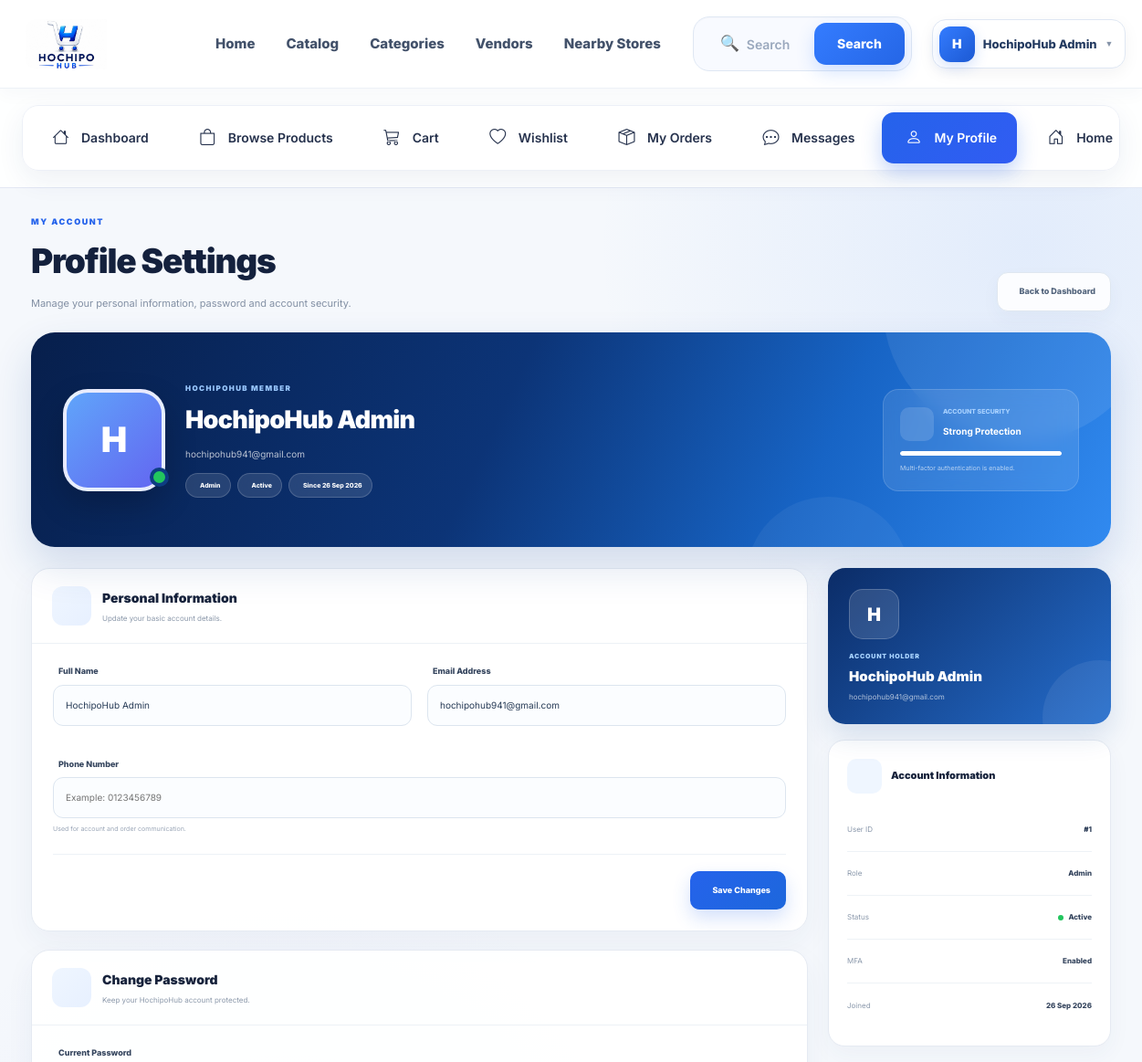
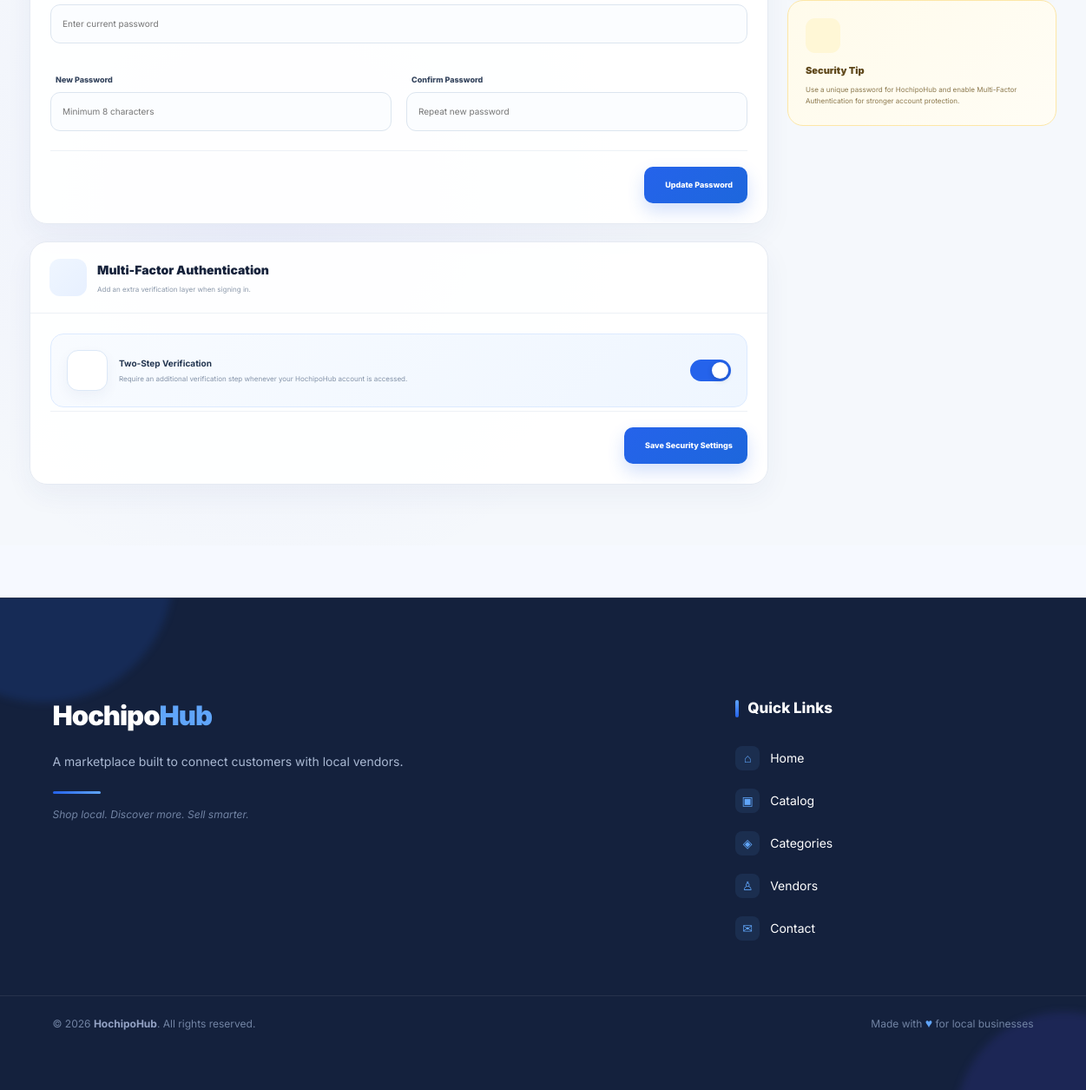
The app's page /profile.php (signed in) with its own data (2 pictures, top to bottom).
### tables this page shows
CREATE TABLE `users` (
    `user_id` INT NOT NULL AUTO_INCREMENT,
    `name` VARCHAR(100) NOT NULL,
    `email` VARCHAR(100) NOT NULL,
    `phone` VARCHAR(20) DEFAULT NULL,
    `password` VARCHAR(255) NOT NULL,
    `profile_image` VARCHAR(255) DEFAULT NULL,

    `role` ENUM(
        'customer',
        'vendor',
        'admin'
    )
    NOT NULL DEFAULT 'customer',

    `status` ENUM(
        'active',
        'inactive',
        'pending',
        'suspended'
    )
    NOT NULL DEFAULT 'active',

    `mfa_enabled` TINYINT(1) NOT NULL DEFAULT '1',
    `mfa_code` VARCHAR(10) DEFAULT NULL,
    `mfa_expiry` DATETIME DEFAULT NULL,

    `reset_code` VARCHAR(10) DEFAULT NULL,
    `reset_expiry` DATETIME DEFAULT NULL,

    `created_at` DATETIME NOT NULL DEFAULT CURRENT_TIMESTAMP,

    `updated_at` DATETIME NOT NULL
        DEFAULT CURRENT_TIMESTAMP
        ON UPDATE CURRENT_TIMESTAMP,

    PRIMARY KEY (`user_id`),

    UNIQUE KEY `email` (`email`),
    UNIQUE KEY `phone` (`phone`)
);

### profile.php (the view, shortened to what the rows shown need)
<?php
$db = getDB();
$user_id = (int) $_SESSION['user_id'];
$stmt = $db->prepare("
    SELECT
        user_id,
        name,
        email,
        phone,
        password,
        profile_image,
        role,
        status,
        mfa_enabled,
        created_at
    FROM users
    WHERE user_id = ?
    LIMIT 1
");
$stmt->execute([$user_id]);
$user = $stmt->fetch(PDO::FETCH_ASSOC);
$role = ucfirst($user['role']);
$status = ucfirst($user['status']);
$joinedDate = !empty($user['created_at'])
    ? date(
        'd M Y',
        strtotime($user['created_at'])
    )
    : '-';
require_once __DIR__ . '/includes/header.php';
?>
<main class="dashboard-page profile-premium-page">
    <div class="profile-premium-container">
        <section class="profile-page-heading">
            <div>
                <h1>
                    Profile Settings
                </h1>
            </div>
        </section>
        <section class="profile-hero">
            <div class="profile-hero-left">
                <div class="profile-hero-info">
                    <span class="profile-hero-label">
                        HOCHIPOHUB MEMBER
                    </span>
                    <h2>
                        <?= e($user['name']) ?>
                    </h2>
                    <p class="profile-hero-email">
                        <?= e($user['email']) ?>
                    </p>
                    <div class="profile-badges">
                        <span class="profile-badge">
                            <?= e($role) ?>
                        </span>
                        <span class="profile-badge">
                            <?= e($status) ?>
                        </span>
                        <span class="profile-badge">
                            Since <?= e($joinedDate) ?>
                        </span>
                    </div>
                </div>
            </div>
        </section>
        <div class="profile-main-grid">
            <div class="profile-content-column">
                <section class="profile-card">
                    <div class="profile-card-body">
                        <form method="POST">
                            <div class="profile-form-grid">
                                <div class="profile-form-group">
                                    <label for="name">
                                        Full Name
                                    </label>
                                    <input
                                        type="text"
                                        id="name"
                                        name="name"
                                        value="<?= e($user['name']) ?>"
                                        placeholder="Enter your full name"
                                        required
                                    >
                                </div>
                                <div class="profile-form-group">
                                    <label for="email">
                                        Email Address
                                    </label>
                                    <input
                                        type="email"
                                        id="email"
                                        name="email"
                                        value="<?= e($user['email']) ?>"
                                        placeholder="example@email.com"
                                        required
                                    >
                                </div>
                            </div>
                        </form>
                    </div>
                </section>
            </div>
            <aside class="profile-side-column">
                <section class="profile-summary-card">
                    <div class="profile-summary-avatar">
                    </div>
                    <small>
                        ACCOUNT HOLDER
                    </small>
                    <h3>
                        <?= e($user['name']) ?>
                    </h3>
                    <p>
                        <?= e($user['email']) ?>
                    </p>
                </section>
                <section class="profile-info-card">
                    <div class="profile-info-list">
                        <div class="profile-info-row">
                            <span>
                                User ID
                            </span>
                            <strong>
                                #<?= (int) $user['user_id'] ?>
                            </strong>
                        </div>
                        <div class="profile-info-row">
                            <span>
                                Role
                            </span>
                            <strong>
                                <?= e($role) ?>
                            </strong>
                        </div>
                        <div class="profile-info-row">
                            <span>
                                Status
                            </span>
                            <strong class="profile-status-dot">
                                <?= e($status) ?>
                            </strong>
                        </div>
                        <div class="profile-info-row">
                            <span>
                                Joined
                            </span>
                            <strong>
                                <?= e($joinedDate) ?>
                            </strong>
                        </div>
                    </div>
                </section>
            </aside>
        </div>
    </div>
</main>

### records on screen
users: name "HochipoHub Admin", email "hochipohub941@gmail.com", role "Admin", status "Active", created_at "26 Sep 2026", user_id "1"
